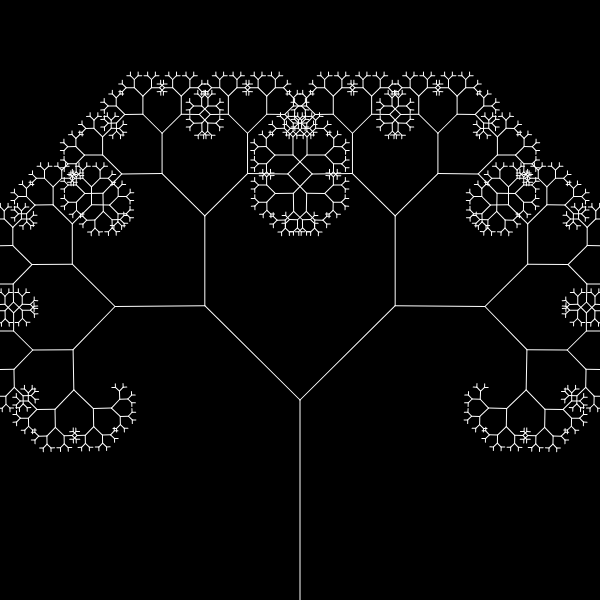
Frame 1 (no input)
Frame 60 (no input): identical to frame 1, image omitted
Frame 120 (the mouse pressed at the canvas centre since frame 60): identical to frame 1, image omitted

The p5.js sketch that drew this single still picture (run headless with seeded random() and noise() and a simulated clock; from frame 60 on, the mouse is pressed at the canvas centre):

// p5.js sketch
// ── sketch.js
var slider;
var angle = 0;

function setup() {
    createCanvas(600, 600);
    slider = createSlider(0, TWO_PI, PI / 4, 0.01);

}

function draw() {
    background(0);

    var len = 200;
    stroke(255);
    translate(width / 2, height);
    angle = slider.value();
    // line(0,0,0, - len);
    branch(len);

}


function branch(len) {
    line(0, 0, 0, -len);
    translate(0,-len);
    if (len > 4) {
        push();
        rotate(angle);
        branch(len * 0.67);
        pop();
        push();
        rotate(-angle);
        branch(len*0.67);
        pop()
    }

    // translate(0,len);
}
